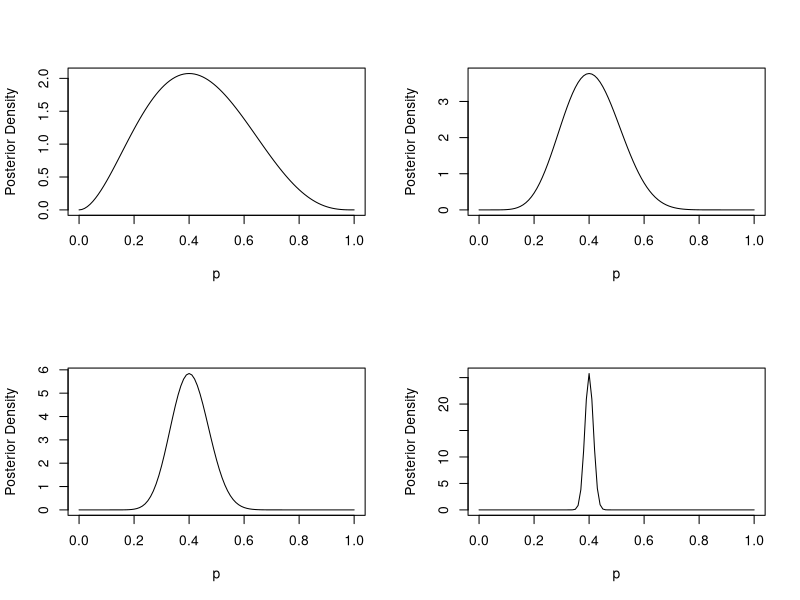
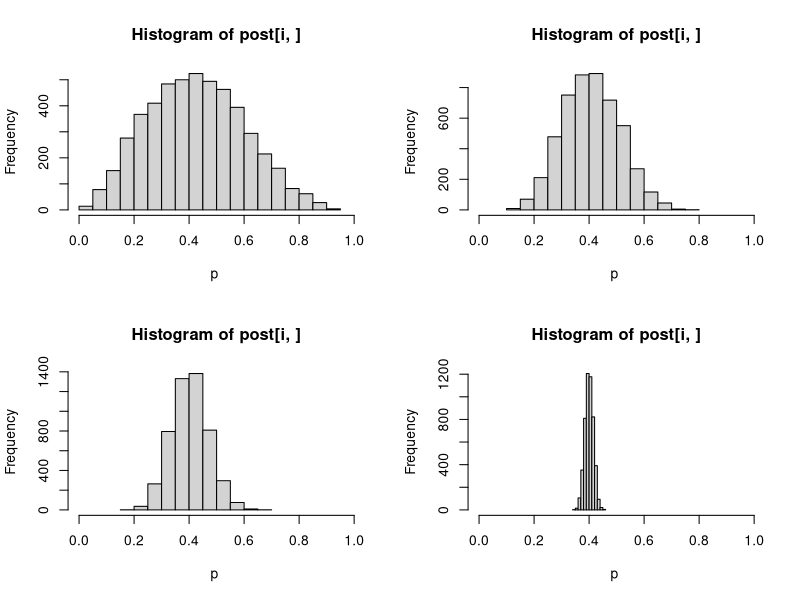
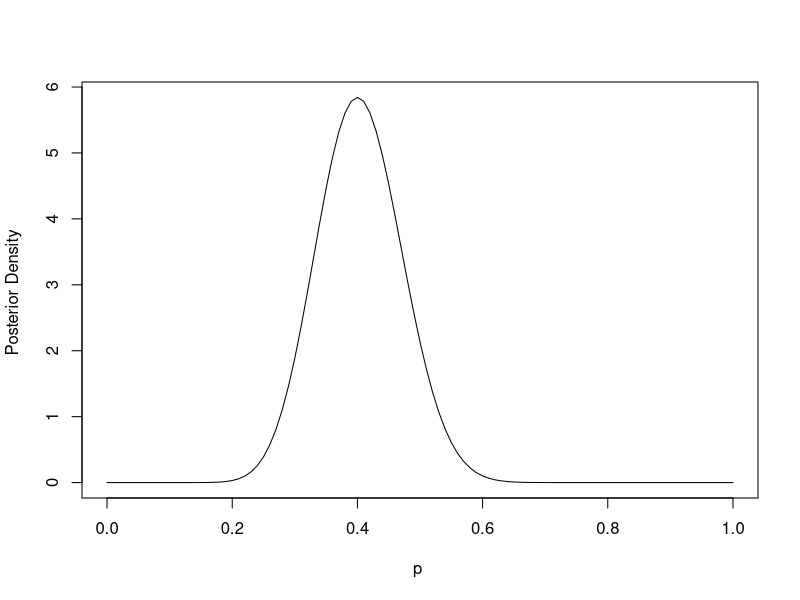
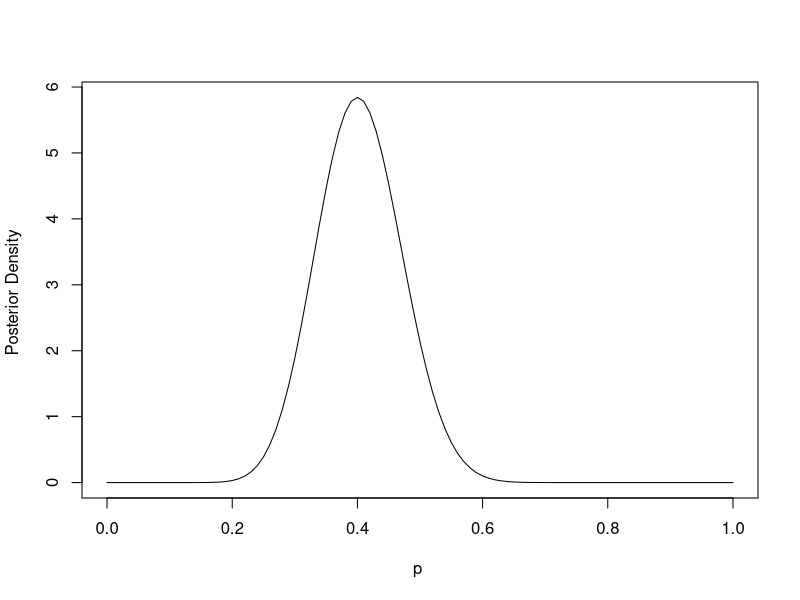
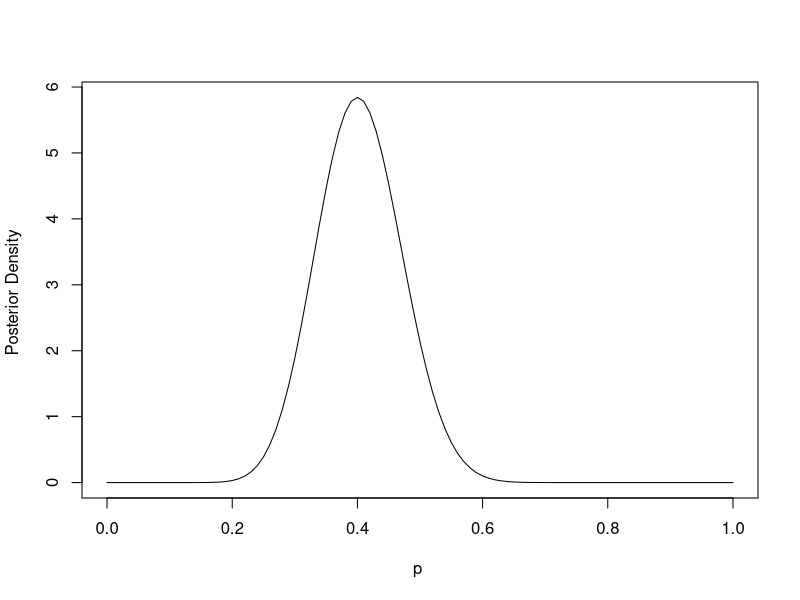

Here is the R script that generated these plots, in order:
##Introduction to R and Bayes programming 
## Last updated July 12, 2020 / MEH
## SISMID 2020 MCMC I

## The R commands can be cut and paste from this document.

##Simple Beta posterior distribution of the transmission probability 

## R program to compute the posterior distribution of the transmission probability
## Beta prior distribution of the binomial likelihood 

## We want to evaluate the density of the posterior of p along the interval [0,1] 
## To start, generate a sequence from 0 to 1 in increments of .01 that will supply
## the values where we will evaluate the posterior density 

x = seq(0,1, by = .01)
x

## PART 1: Noninformative Beta prior
## Observed data 
## Generate a vector of the observed number of trials in the four experiments 
n=c(5,20,50,1000)
n

## Generate a vector of the number of successes (infections) in the four experiments
y=c(2,8,20,400)
y

## Observed fractions of successs are the same
y/n

##Set up noninformative Beta prior distributions 
my.alpha = 1
my.beta = 1 
my.alpha
my.beta

##Set up a matrix with 4 rows and the number of columns that is the length of the 
## x vector where the values of the posterior densities  will be evaluated. This 
## matrix will hold the values for the four posterior densities.
## The value 0 is a place holder. Other entries could be used.

posta = matrix(0, nrow=4, ncol = length(x))

##plot the four posterior densities using different amounts of data from 
## the four experiments with the noninformative Beta(1,1) prior distribution

## open pdf (or ps) file graphics device 
#pdf(file="/Users/betz/Documents/Bayesintro/betaunif1.pdf", height=6.5, width = 8.9)
## set up to have 4 plots in one figure with 2 by 2
 
par(mfrow=c(2,2))
# loop through the for graphs. Use a for loop 

for (i in 1:4){
  posta[i,] = dbeta(x,my.alpha+y[i],my.beta+n[i]-y[i])
  plot(x,posta[i,], type = "l", ylab ="Posterior Density", xlab="p")
}

##
## With little data (upper left) the posterior distribution is quite spread out, reflecting
## the uncertainty. As the amount of data increases, the posterior distribution becomes more 
## peaked around the data estimate of 0.4.
## Note also that the y-axis changes in the four graphs. The densities all have the same area. 
##
## close graphics device if using pdf (or ps)
#dev.off() 
#return to 1 plot if need be 
par(mfrow=c(1,1))

## Summaries of the posterior distribution 

## Posterior summaries using closed form distributions

#prior mean 
priormean = my.alpha/(my.alpha + my.beta)
priormean

## The prior mean of the noninformative prior is 0.5, the mid-point of the interval 0 to 1. 

# posterior mean 

postmean= (my.alpha+y)/(my.alpha+my.beta+n)
postmean
round(postmean,4)

## Here we have used the closed form for the Beta distribution mean to get the posterior
## mean. As the amount of data increases, the posterior mean approacheds the mean of the 
## which is 0.40. 

#posterior median
# use qbeta to get the values at the given quantiles of the posterior distribution
postmedian=qbeta(0.5, my.alpha+y, my.beta+n-y)
round(postmedian,4)

## The posterior medians also grow closer to 0.4 as the amount of data increases

# Now we want to get an interval around the median for the posterior distributions
# median, 95%  equitailed posterior or credible interval 
# use qbeta to get the values at the given quantiles 0.5, 0.025, 0.975
# set up matrix
post95int=matrix(0,4,3)
for (i in 1:4){
  post95int[i,] = qbeta(c(0.5, 0.025,0.975), my.alpha+y[i], my.beta+n[i]-y[i])
}
round(post95int,3)

## Again one sees quantitatively that the 95% posterior credible interval narrows with
## data


# Drawing random samples from the posterior distributions to imitate results 
# of an MCMC output; use rbeta() command for random samples from a beta distribution

#Set the number of samples
nsamp=5000
#Set up matrix
post=matrix(0,4,nsamp)

##pdf(file="/Users/betz/Documents/TexWork/MCMC/betz/Bayesintro/betaunif1r.pdf", height=6.5, width=8.9)

par(mfrow=c(2,2))
for (i in 1:4){
  post[i,]=rbeta(nsamp,my.alpha+y[i],my.beta+n[i]-y[i])
  hist(post[i,], xlim=c(0,1), xlab = "p ", ylab = "Frequency")
}

## The histograms with random draws from the four posterior Beta distributions look very similar ## to the histograms using the closed form for the Beta distribution. 
## These histograms are an APPROXIMATION to the target posterior Beta distribution. 

#dev.off()
par(mfrow=c(1,1))

#Posterior summaries using random samples 
# We can get summaries of the approximations to the Beta posterior distributions using the random samples drawn from the Beta posterior distributions.

# posterior mean

postmeanr= apply(post,1,mean)
postmeanr

#Compare with analytic posterior mean 

postmean

# Get summary of simulated posterior distributions
# Row by row

summary(post[1,])
summary(post[2,])
summary(post[3,])
summary(post[4,])

# Get all summaries of all four rows at the same time

apply(post, 1, summary)

## END PART 1. 

## PART 2: Informative Beta priors
## Now use informative conjugate priors
## We look at how different amounts of information in the conjugate Beta prior influences 
## the posterior distribution

alpha1=c(1,2,50,3,12,60,4,16)
beta1=c(1,2,50,2,8,40,1,4)
alpha1
beta1

## The prior sum is the total amount of data in the prior, the prior mean in the mean of the
## Beta prior 

priorsum=alpha1+beta1
priormean=alpha1/(alpha1+beta1)
priorsum
priormean

# The prior sum ranges from 2 (noninformative Beta prior) to 100
# The prior mean ranges from 0.5 to 0.8. 

# The data is going to be held constant while examining the influence of changing 
# the prior information. The data mean is 0.4.

n1=50
y1=20

## Now generate the median and 95% posterior interval for the 8 different 
## posterior distributions

post95int2=matrix(0,length(alpha1),3)
for (i in 1:length(alpha1)){
 post95int2[i,] = qbeta(c(0.5,0.025,0.975), alpha1[i]+y1, beta1[i]+n1-y1)
}
round(post95int2,3)

## Examine how the medians and width of the intervals depends both on the prior sums and the prior means. 

par(mfrow=c(1,1))

## END PART 2. 

## If you have not written functions in R before, the following will hopefully
## be usefule to you. If you know how to write an R function, you can skip this. 
## Here is a simple function to compute the posterior distribution 
## of the transmission probability. It plots the posterior 
## distribution and returns the posterior median and
## 95% equitailed credible interval
## n = number of observations (exposed),
## y = number of successes (infections)
## alpha, beta, parameters of the prior Beta distribution


### Return the values at the end.

mybeta2=function(n,y,alpha,beta){
          x=seq(0,1,by=.01)
          postbeta=dbeta(x,alpha+y,beta+n-y)
          plot(x,postbeta, type="l", ylab="Posterior Density ", xlab="p ")
          mybeta=qbeta(c(0.5, 0.025,0.975), alpha+y, beta+n-y)
          return(mybeta)
}

test2=mybeta2(50,20,1,1)
test2

### Alternatively, you can return a list at the end.

mybeta3=function(n,y,alpha,beta){
          x=seq(0,1,by=.01)
          postbeta=dbeta(x,alpha+y,beta+n-y)
          plot(x,postbeta, type="l", ylab="Posterior Density ", xlab="p ")
          mybeta=list(answer=qbeta(c(0.5, 0.025,0.975), alpha+y, beta+n-y))
          return(mybeta)
}

test3=mybeta3(50,20,1,1)
test3
test3$answer

### Alternatively, you can return a list with more than one object at the end.

mybeta4=function(n,y,alpha,beta){
  x=seq(0,1,by =.01)
  postbeta=dbeta(x,alpha+y,beta+n-y)
  plot(x,postbeta, type="l", ylab="Posterior Density ", xlab="p ")
  answer1=qbeta(.5,alpha+y, beta+n-y)
  answer2=qbeta(.025,alpha+y, beta+n-y)
  answer3=qbeta(.975,alpha+y, beta+n-y)
  mybeta=list(answer1,answer2,answer3)
}

test4=mybeta4(50,20,1,1)
print(test4)
##extract the first element in the list test4
test4[[1]]

